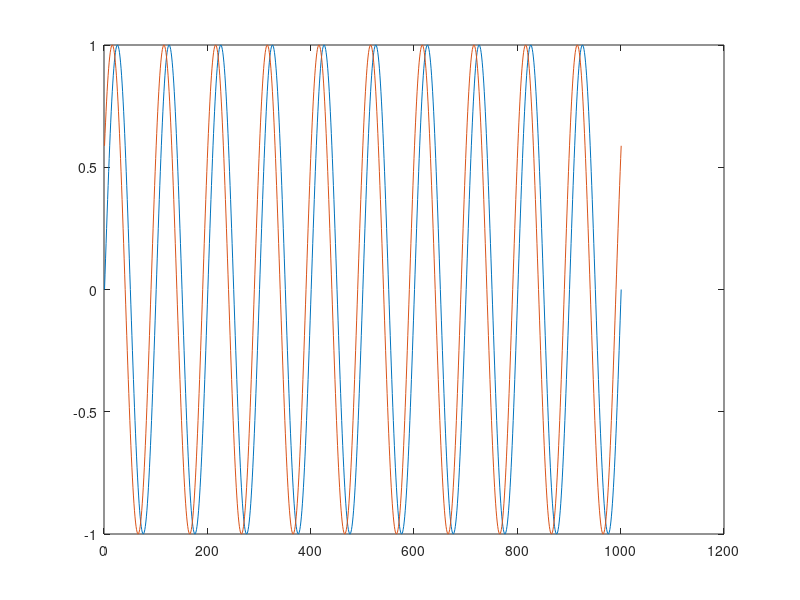
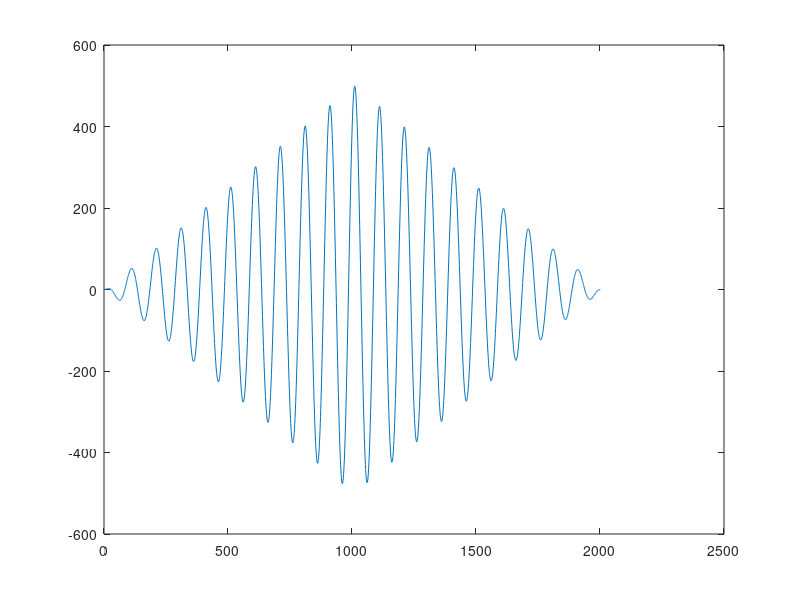
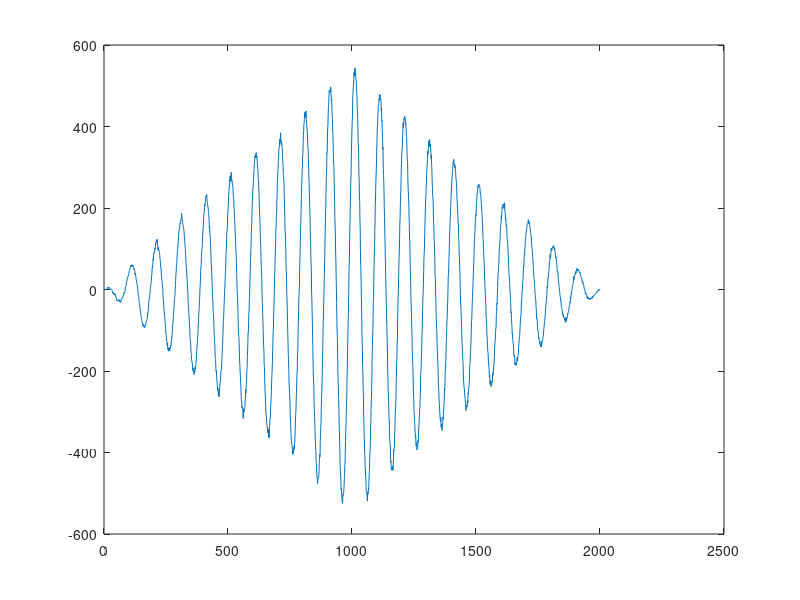

These charts were generated, in order, by the following MATLAB code:
clear *;
close all;
clc;

n = 0:1000;
n2 = 10:1010;

x = sin(0.02*pi*n);
x2 = sin(0.02*pi*n2);   %Signal x2 is a shifted version of x by ten samples

plot(x);hold on;plot(x2);

c = xcorr(x,x2);
figure;plot(c);     %The center of correlation function, lag=0, is Matlab stored on index length(x), i.e., 1001
                    %The maximum of the correlation function is stored in Matlab index 1011
                    %This means that signal x2 preceeds signal x by 10 samples, as expected

x = x+0.5*randn(size(x));
x2 = x2+0.5*randn(size(x2));

figure;
c2 = xcorr(x,x2);        %If we add noise to the signal, the analysis is inaccurate, the maximum may shift away from the sample 1011 (lag=10)
plot(c2);